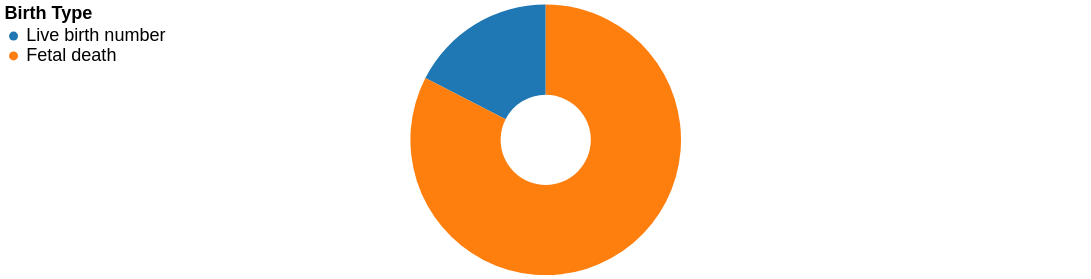

Write a Vega-Lite specification for this figure.
### Vega-Lite specification from a JSON file in a GitHub repository (floating-point values rounded to 4 significant figures)
{"$schema": "https://vega.github.io/schema/vega-lite/v5.json", "description": "A donut chart for visualizing births by gestational age with a filter to select each week.", "width": 1200, "height": 300, "background": null, "data": {"values": [{"Gestational_age": 20, "Live_births_Number": 71, "Fetal_deaths_Number": 336}, {"Gestational_age": 21, "Live_births_Number": 91, "Fetal_deaths_Number": 341}, {"Gestational_age": 22, "Live_births_Number": 128, "Fetal_deaths_Number": 269}, {"Gestational_age": 23, "Live_births_Number": 136, "Fetal_deaths_Number": 192}, {"Gestational_age": 24, "Live_births_Number": 169, "Fetal_deaths_Number": 110}, {"Gestational_age": 25, "Live_births_Number": 192, "Fetal_deaths_Number": 112}, {"Gestational_age": 26, "Live_births_Number": 227, "Fetal_deaths_Number": 79}, {"Gestational_age": 27, "Live_births_Number": 267, "Fetal_deaths_Number": 78}, {"Gestational_age": 28, "Live_births_Number": 378, "Fetal_deaths_Number": 56}, {"Gestational_age": 29, "Live_births_Number": 406, "Fetal_deaths_Number": 35}, {"Gestational_age": 30, "Live_births_Number": 531, "Fetal_deaths_Number": 38}, {"Gestational_age": 31, "Live_births_Number": 747, "Fetal_deaths_Number": 36}, {"Gestational_age": 32, "Live_births_Number": 1108, "Fetal_deaths_Number": 50}, {"Gestational_age": 33, "Live_births_Number": 1551, "Fetal_deaths_Number": 47}, {"Gestational_age": 34, "Live_births_Number": 2880, "Fetal_deaths_Number": 63}, {"Gestational_age": 35, "Live_births_Number": 4742, "Fetal_deaths_Number": 48}, {"Gestational_age": 36, "Live_births_Number": 10197, "Fetal_deaths_Number": 83}, {"Gestational_age": 37, "Live_births_Number": 28091, "Fetal_deaths_Number": 84}, {"Gestational_age": 38, "Live_births_Number": 73523, "Fetal_deaths_Number": 98}, {"Gestational_age": 39, "Live_births_Number": 98495, "Fetal_deaths_Number": 44}, {"Gestational_age": 40, "Live_births_Number": 61854, "Fetal_deaths_Number": 44}, {"Gestational_age": 41, "Live_births_Number": 26056, "Fetal_deaths_Number": 14}]}, "transform": [{"filter": {"param": "gestational_age_selector"}}, {"calculate": "'Live birth number'", "as": "Live_births"}, {"calculate": "'Fetal death'", "as": "Fetal_deaths"}, {"fold": ["Live_births_Number", "Fetal_deaths_Number"], "as": ["Birth_Type", "Number"]}, {"calculate": "datum.Birth_Type == 'Live_births_Number' ? 'Live birth number' : 'Fetal death'", "as": "Birth_Type"}], "params": [{"name": "gestational_age_selector", "select": {"type": "point", "fields": ["Gestational_age"], "toggle": false, "clear": "none"}, "bind": {"input": "range", "min": 20, "max": 41, "step": 1, "name": "Select Gestational Age: "}, "value": 20}], "mark": {"type": "arc", "innerRadius": 50}, "encoding": {"theta": {"field": "Number", "type": "quantitative"}, "color": {"field": "Birth_Type", "type": "nominal", "scale": {"domain": ["Live birth number", "Fetal death"], "range": ["#1f77b4", "#ff7f0e"]}, "legend": {"title": "Birth Type", "orient": "middle", "labelFontSize": 20, "titleFontSize": 20}}, "tooltip": [{"field": "Birth_Type", "type": "nominal", "title": "Type"}, {"field": "Number", "type": "quantitative", "title": "Number"}]}}
